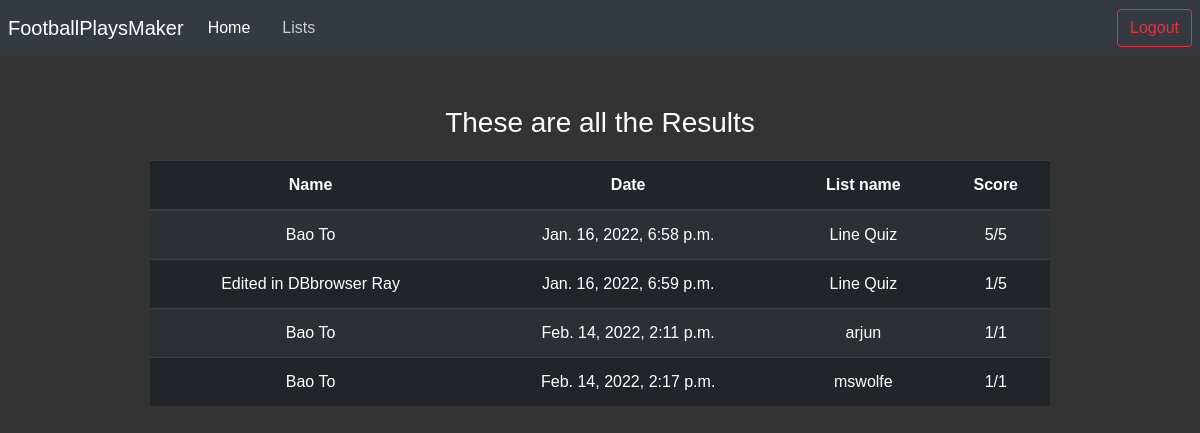
Page /results (signed in) on the earlier database version.
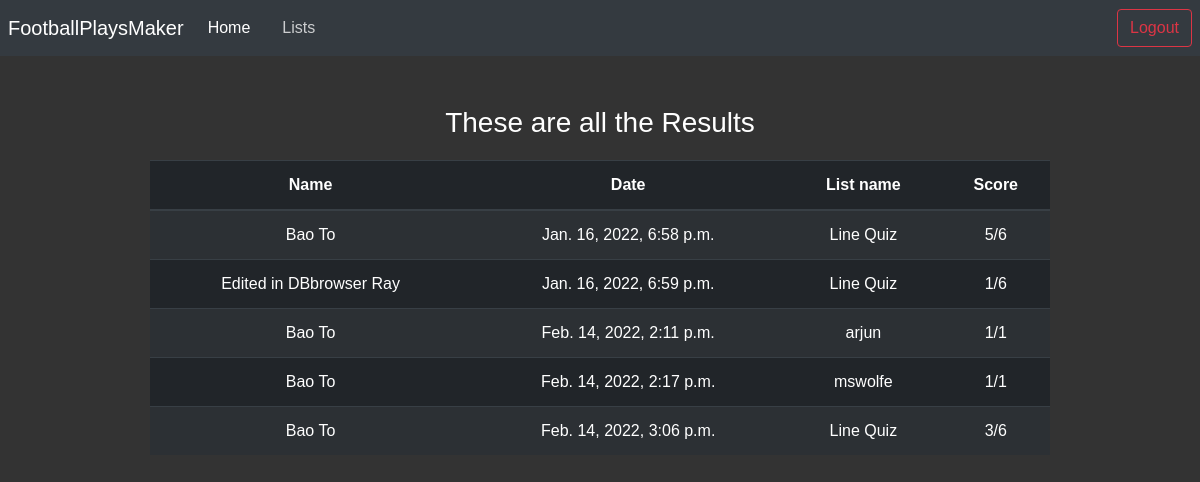
Same page on the later database version.
### main/models.py (models this page shows, shortened)
class Score(models.Model):
    user = models.ForeignKey(User, related_name="scores", on_delete=models.CASCADE)
    list = models.ForeignKey(List, related_name="scores", on_delete=models.CASCADE)
    score = models.IntegerField(default=0)
    created_at = models.DateTimeField(auto_now_add=True)

class User(models.Model):
    first_name = models.CharField(max_length=255)
    last_name = models.CharField(max_length=255)
    email = models.CharField(max_length=255)
    password = models.CharField(max_length=255)
    def __str__(self): #this is like the getInstance() method in Frc, it gets the instance object
        return self.first_name + " " + self.last_name

class List(models.Model):
    list_name = models.CharField(max_length=255)
    user = models.ForeignKey(User, related_name="lists", on_delete=models.CASCADE)
    created_at = models.DateTimeField(auto_now_add=True) #used for logging the time that the user signed up
    number_of_questions = models.IntegerField(default=0) #used to collect the number of questions that are collected by the user
    def __str__(self):
        return self.list_name

### main/views.py (the view)
# urls.py: path('results', results, name='results'),
def results(request):
    if 'user' not in request.session:
        return redirect('/login')
    else:
        scores = Score.objects.all()
        return render(request, 'results.html', {'scores': scores})

### templates/results.html (shortened to what this page needs)
{% load static %}
<!DOCTYPE html>
<html lang="en">
  <head>
    <link
      rel="stylesheet"
      href="https://maxcdn.bootstrapcdn.com/bootstrap/4.0.0/css/bootstrap.min.css"
    />
    <link rel="stylesheet" href="{% static 'dist/css/adminlte.min.css' %}" />
    <link rel="stylesheet" href="https://cdnjs.cloudflare.com/ajax/libs/font-awesome/5.11.2/css/fontawesome.min.css">
    <link rel="stylesheet" href="https://cdnjs.cloudflare.com/ajax/libs/font-awesome/5.11.2/css/all.min.css">
  </head>
  <body style="background-color: #333;font-family: Helvetica;font-style: bold;">
    <nav class="navbar navbar-expand-lg navbar-dark bg-dark">
      <div class="collapse navbar-collapse" id="navbarTogglerDemo01">
        <a class="navbar-brand" href="/">FootballPlaysMaker</a>
        <ul class="navbar-nav mr-auto mt-2 mt-lg-0">
          <li class="nav-item active">
            <a class="nav-link" href="/"
              >Home </a
            >
          </li>
          <li class="nav-item">
            <a class="nav-link" href="/lists">Lists <span class="sr-only">(current)</span></a>
          </li>
        </ul>
        <a
          href="/logout"
          style="margin-left: 10px"
          class="btn btn-outline-danger my-2 my-sm-0"
          type="submit"
          >Logout</a
        >
      </div>
    </nav>
    <h3 style="color: white;text-align: center;margin-top: 50px;">These are all the Results</h3>
    <div class="container d-flex justify-content-center" style="margin-top: 20px;">
    <table class="table table-striped table-dark " style="width: 80%;text-align: center;">
        <thead>
          <tr>
            <th scope="col">Name</th>
            <th scope="col">Date</th>
            <th scope="col">List name</th>
            <th scope="col">Score</th>
          </tr>
        </thead>
        <tbody>
          {% for score in scores %}
          <tr>
            <td>{{score.user}}</td>
            <td>{{score.created_at}}</td>
            <td>{{score.list}}</td>
            <td>{{score.score}}/{{score.list.number_of_questions}}</td>
          </tr>
          {% endfor %}
        </tbody>
      </table>
    </div>
  </body>
</html>

Differences in the rows shown:
changed through a linked row, Score "Jan. 16, 2022, 6:58 p.m.": list.number_of_questions "5" → "6"
changed through a linked row, Score "Jan. 16, 2022, 6:59 p.m.": list.number_of_questions "5" → "6"
added Score: user "Bao To", created_at "Feb. 14, 2022, 3:06 p.m.", list "Line Quiz", score "3", list.number_of_questions "6"
